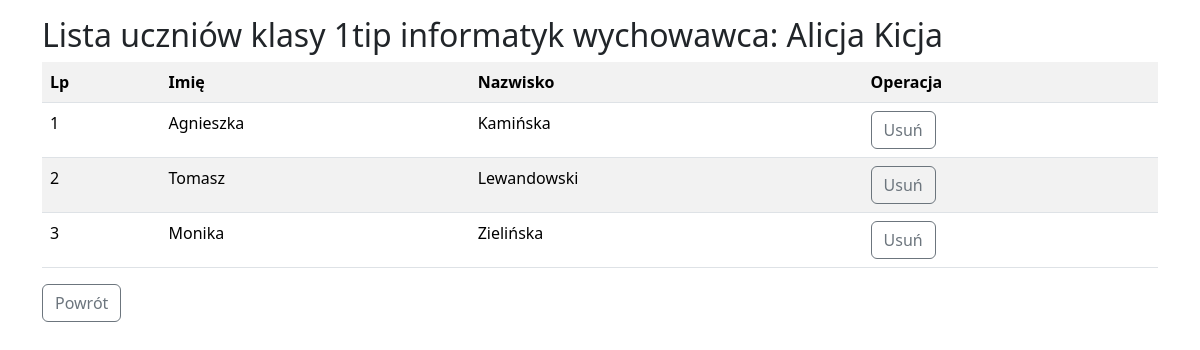
Screenshot of /listByGroup.php?id=4 with the database file from the repository.
### tables this page shows
CREATE TABLE `groups` (
  `id` int(11) NOT NULL,
  `name` varchar(50) NOT NULL,
  `description` text NOT NULL,
  `teacher` varchar(50) NOT NULL
);

CREATE TABLE `students` (
  `id` int(11) NOT NULL,
  `firstname` varchar(50) NOT NULL,
  `lastname` varchar(50) NOT NULL,
  `group_id` int(11) NOT NULL
);

### functions.php (called while the page is built, shortened)
<?php
function getConnection(): ?mysqli
{
    $conn = new mysqli('localhost', 'root',
null, '3tip_cw1');
    return $conn;
}
function getGroupById(int $id ) : array {
    $conn = getConnection();
    $sql = "SELECT * FROM groups WHERE id={$id}";
    $result = $conn->query($sql);
    $group = $result->fetch_row();
    return $group;
}
function getStudentsByGroupId(int $id) : array {
    $conn = getConnection();
    $sql = "SELECT * FROM students WHERE group_id={$id}";
    $result = $conn->query($sql);
    $students = [];
    while($row = $result->fetch_row()){
        $students[] = $row;
    }
    return $students;
}

### listByGroup.php (the view, shortened to what this page needs)
<!DOCTYPE html>
<html lang="en">
<head>
    <link href="https://cdn.jsdelivr.net/npm/bootstrap@5.3.3/dist/css/bootstrap.min.css" rel="stylesheet">
    <link rel="stylesheet" href="style.css">
</head>
<body>
    <main class="container">
        <?php
        require_once 'functions.php';
        if (isset($_GET['id'])) {
            $group = getGroupById($_GET['id']);
            echo "<h2 class='mt-3'>Lista uczniów klasy {$group[1]} {$group[2]} wychowawca: {$group[3]}</h2>";
        }
        ?>
        <table class="table table-striped">
            <tr>
                <th>Lp</th>
                <th>Imię</th>
                <th>Nazwisko</th>
                <th>Operacja</th>
            </tr>
            <?php
            $students = getStudentsByGroupId($_GET['id']);
            $lp = 0;
            foreach ($students as $s) {
                $lp++;
                echo "<tr>";
                echo "<td>{$lp}</td>";
                echo "<td>{$s[1]}</td>";
                echo "<td>{$s[2]}</td>";
                echo "<td><a class='btn btn-outline-secondary' href='removeFromDb.php?id={$s[0]}'>Usuń</a></td>";
                echo "</tr>";
            }
            ?>
        </table>
        <a class="btn btn-outline-secondary" href="index.php">Powrót</a>
    </main>
</body>
</html>

### rows the page displays
groups: name "1tip", description "informatyk", teacher "Alicja Kicja"
students: firstname "Agnieszka", lastname "Kamińska"
students: firstname "Tomasz", lastname "Lewandowski"
students: firstname "Monika", lastname "Zielińska"
